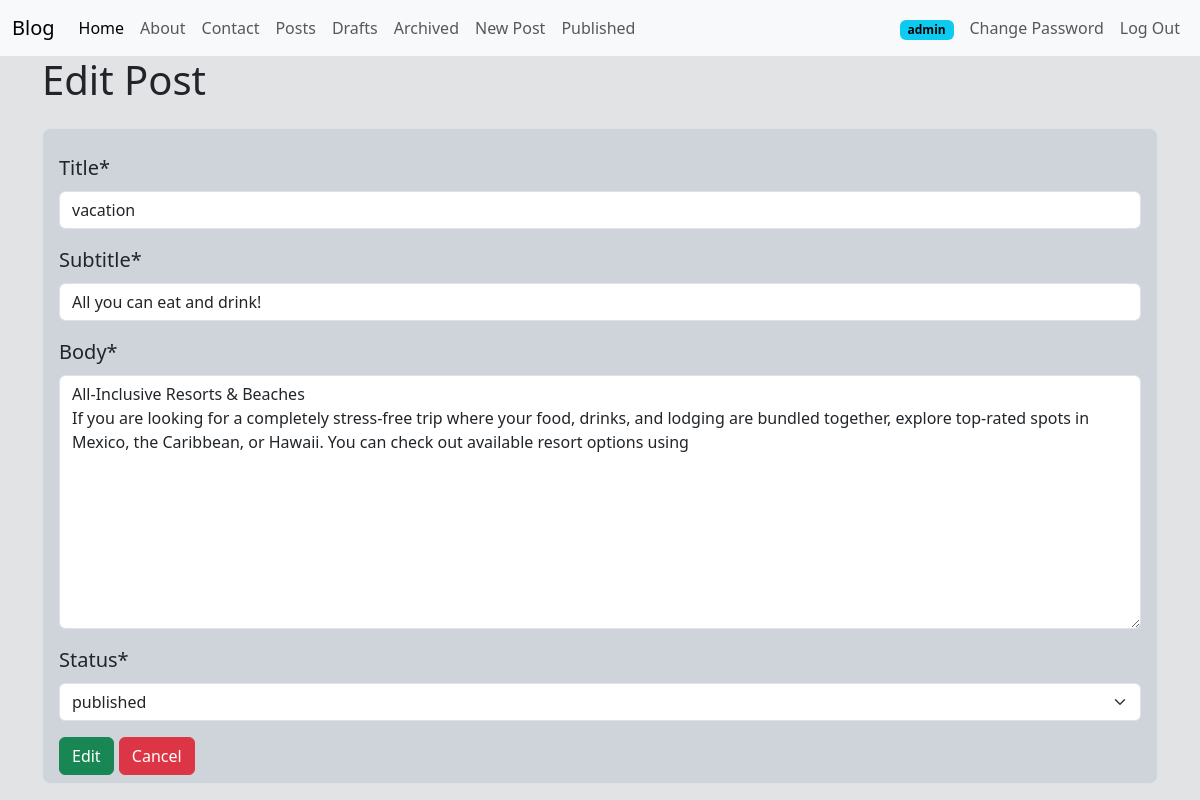
Screenshot of /posts/edit/22/ (signed in) with the database file from the repository.
### posts/models.py (models this page shows, shortened)
class Post(models.Model): # oop (object oriented programing)
    title = models.CharField(max_length=128)  # string
    subtitle = models.CharField(max_length=256)  # string
    body = models.TextField()  # string
    created_on = models.DateTimeField(auto_now_add=True)  # date / datetime
    author = models.ForeignKey(
        get_user_model(),
        on_delete=models.CASCADE
    )  # User model
    status = models.ForeignKey(
        Status,
        on_delete=models.DO_NOTHING
    )

### posts/views.py (the view)
# urls.py: path("edit/<int:pk>/", PostUpdateView.as_view(), name="post_edit"),
class PostUpdateView(LoginRequiredMixin, UserPassesTestMixin, UpdateView):
    template_name = "post/edit.html"
    model = Post
    fields = ["title", "subtitle", "body", "status"]
    def test_func(self):
        post = self.get_object()
        if self.request.user.is_authenticated:
            if self.request.user == post.author:
                 return True
            else:
                return False
        else:
            return False

### posts/models.py (called while the page is built)
    def __str__(self):
        return f"{self.name}"

### templates/post/edit.html (shortened to what this page needs)
{% extends 'base.html' %}
{% load crispy_forms_tags %}
{% block content %}
 <body class="bg-secondary-subtle">
    <h1>Edit Post</h1>
    <form method="post" class="form-control form-control-lg bg-dark-subtle pt-4 mt-4 opacity-20" placeholder=".form-control-lg">
        {{ form| crispy}}
        <input type="submit" value="Edit" class="btn btn-success opacity-20">
        <a href="{% url 'post_detail' post.id%}" class="btn btn-danger">Cancel</a>
    </form>
</body>
{% endblock %}

### templates/navbar.html (shortened to what this page needs)
<nav class="navbar navbar-expand-lg bg-body-tertiary">
  <div class="container-fluid">
    <a class="navbar-brand" href="{% url 'home' %}">Blog</a>
    <div class="collapse navbar-collapse" id="navbarSupportedContent">
      <ul class="navbar-nav me-auto mb-2 mb-lg-0">
        <li class="nav-item">
          <a class="nav-link active" aria-current="page" href="{% url 'home' %}">Home</a>
        </li>
        <li class="nav-item">
          <a class="nav-link" href="{% url 'about' %}">About</a>
        </li>
        <li class="nav-item">
          <a class="nav-link" href="{% url 'contact' %}">Contact</a>
        </li>
        <li class="nav-item">
          <a class="nav-link" href="{% url 'post_list' %}">Posts</a>
        </li>
        {% if user.is_authenticated %}
          <li class="nav-item">
            <a class="nav-link" href="{% url 'post_drafts' %}">Drafts</a>
          </li>
          <li class="nav-item">
            <a class="nav-link" href="{% url 'post_archived' %}">Archived</a>
          </li>
          <li class="nav-item">
            <a class="nav-link" href="{% url 'post_new' %}">New Post</a>
          </li>
        {% endif %}
        <li class="nav-item">
          <a class="nav-link" href="{% url 'post_list' %}">Published</a>
        </li>
      </ul>
      <ul class="navbar-nav ms-auto mb-2 mb-lg-0 align-items-center">
        {% if user.is_authenticated %}
          <li class="nav-item me-2">
            <span class="badge text-bg-info">{{ user.username }}</span>
          </li>
          <li class="nav-item">
            <a class="nav-link" href="{% url 'password_change' %}">Change Password</a>
          </li>
          <li class="nav-item">
            <form action="{% url 'logout' %}" method="post" class="d-inline">
              <button type="submit" class="btn btn-link nav-link py-0">Log Out</button>
            </form>
          </li>
        {% endif %}
      </ul>
    </div>
  </div>
</nav>

### rows the page displays
Post: title "vacation", subtitle "All you can eat and drink!", body "All-Inclusive Resorts & Beaches If you are looking for a completely stress-free trip where your food, drinks, and lodging are bundled together, explore top-rated spots in Mexico, the Caribbean, or Hawaii. You can check out available resort options using", status "published"

### other values shown
{{ user.username }} "admin"
